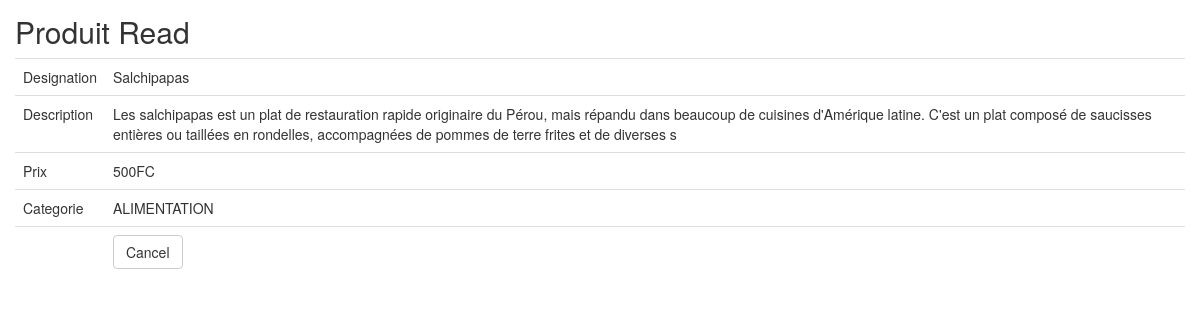
/produit/read/8, run on the app's committed database.
### tables this page shows
CREATE TABLE IF NOT EXISTS `produit` (
  `id` int(11) NOT NULL AUTO_INCREMENT,
  `designation` varchar(255) NOT NULL,
  `description` varchar(255) DEFAULT NULL,
  `prix` varchar(255) NOT NULL,
  `categorie` enum('ALIMENTATION','HABILLEMENT','BIJOUTERIE','QUINCAILLERIE','PHARMACIE') NOT NULL,
  PRIMARY KEY (`id`),
  UNIQUE KEY `id_UNIQUE` (`id`)
);

### application/controllers/Produit.php (called while the page is built, shortened)
<?php
class Produit extends CI_Controller
{
    function __construct()
    {
        $this->load->model('Produit_model');
        $this->load->library('form_validation');
    }
    public function read($id)
    {
        $row = $this->Produit_model->get_by_id($id);
        if ($row) {
            $data = array(
		'id' => $row->id,
		'designation' => $row->designation,
		'description' => $row->description,
		'prix' => $row->prix,
		'categorie' => $row->categorie,
	    );
            $this->load->view('produit/produit_read', $data);
        } else {
            $this->session->set_flashdata('message', 'Record Not Found');
            redirect(site_url('produit'));
        }
    }
}

### index.php (called while the page is built, shortened)
<?php
require_once BASEPATH.'core/CodeIgniter.php';

### application/models/Produit_model.php (called while the page is built, shortened)
<?php
class Produit_model extends CI_Model
{
    public $table = 'produit';
    public $id = 'id';
    function get_by_id($id)
    {
        $this->db->where($this->id, $id);
        return $this->db->get($this->table)->row();
    }
}

### application/views/produit/produit_read.php (the view, shortened to what this page needs)
<!doctype html>
<html>
    <head>
        <link rel="stylesheet" href="<?php echo base_url('assets/bootstrap/css/bootstrap.min.css') ?>"/>
    </head>
    <body>
        <h2 style="margin-top:0px">Produit Read</h2>
        <table class="table">
	    <tr><td>Designation</td><td><?php echo $designation; ?></td></tr>
	    <tr><td>Description</td><td><?php echo $description; ?></td></tr>
	    <tr><td>Prix</td><td><?php echo $prix; ?></td></tr>
	    <tr><td>Categorie</td><td><?php echo $categorie; ?></td></tr>
	    <tr><td></td><td><a href="<?php echo site_url('produit') ?>" class="btn btn-default">Cancel</a></td></tr>
	</table>
        </body>
</html>

### application/views/produit/produit_read.php (style rules this page uses)
body { padding: 15px; }

### data on the page
produit: designation "Salchipapas", description "Les salchipapas est un plat de restauration rapide originaire du Pérou, mais répandu dans beaucoup de cuisines d'Amérique latine. C'est un plat composé de saucisses entières ou taillées en rondelles, accompagnées de pommes de terre frites et de diverses s", prix "500FC", categorie "ALIMENTATION"
